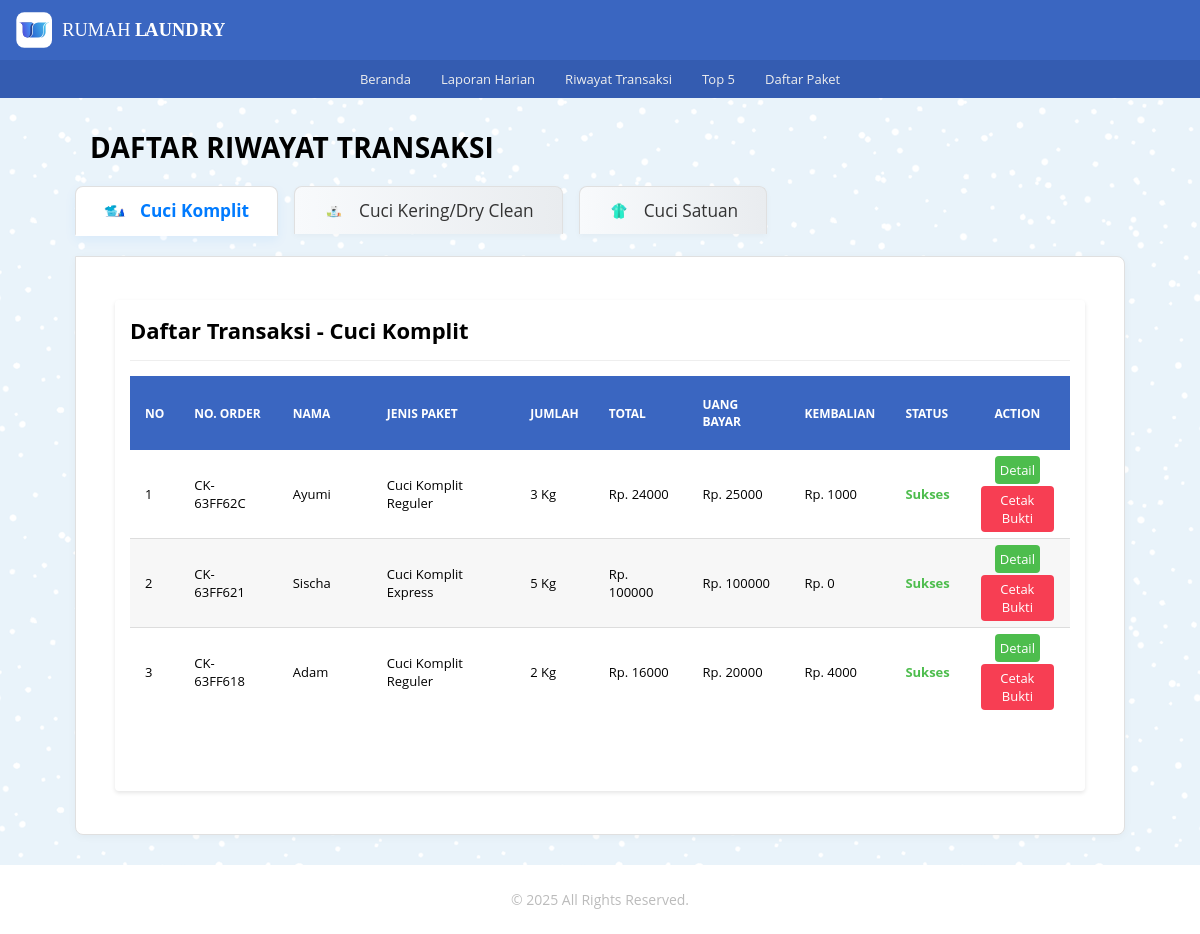
Before: /riwayat_transaksi/riwayat.php with the older database file.
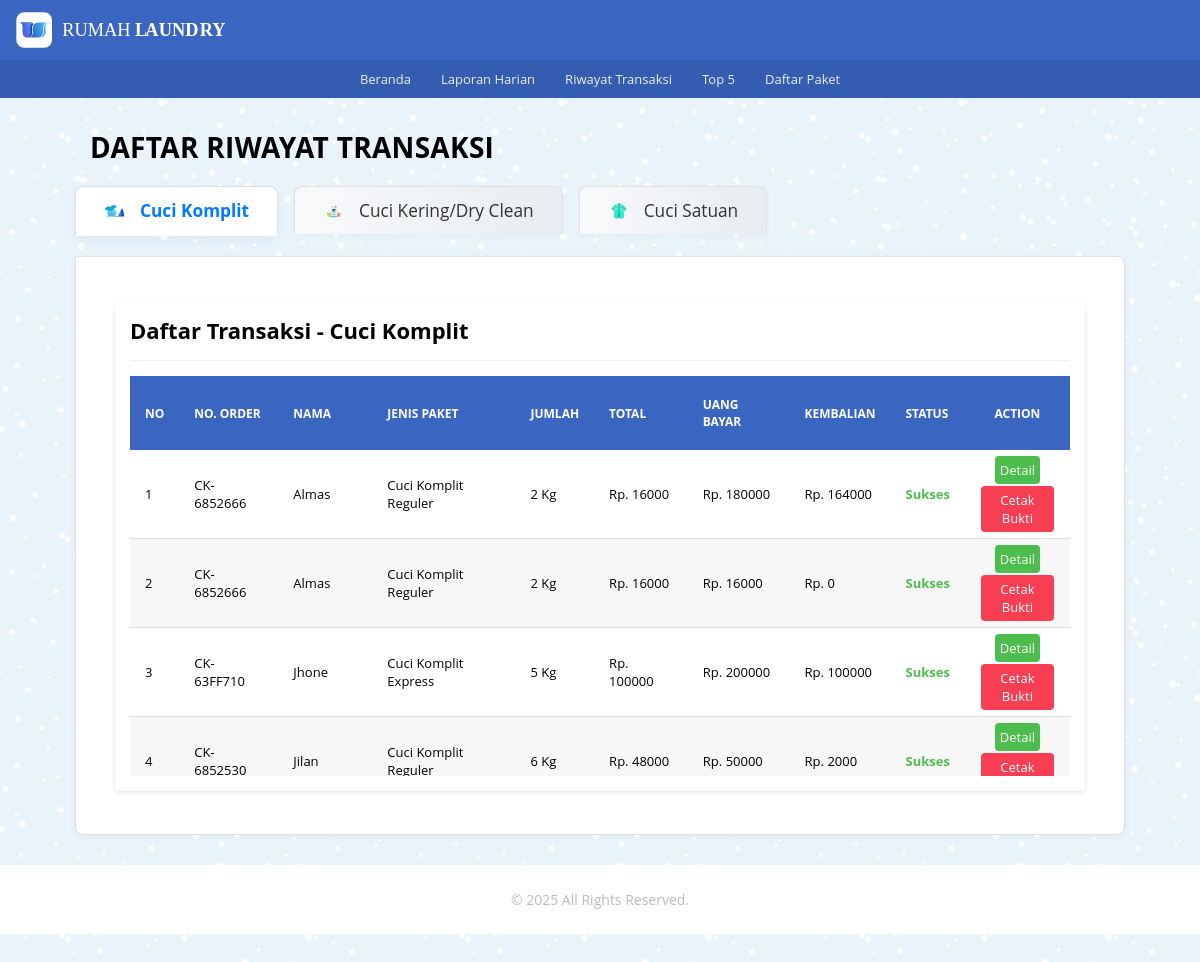
After: the same page with the newer database file.
### tables this page shows
CREATE TABLE `tb_riwayat_ck` (
  `id_ck` int(11) NOT NULL,
  `or_number` varchar(20) NOT NULL,
  `pelanggan` varchar(100) NOT NULL,
  `no_telp` char(15) NOT NULL,
  `alamat` text NOT NULL,
  `j_paket` varchar(50) NOT NULL,
  `wkt_kerja` varchar(20) NOT NULL,
  `berat` int(5) NOT NULL,
  `h_perkilo` int(11) NOT NULL,
  `tgl_msk` varchar(40) NOT NULL,
  `tgl_klr` varchar(40) NOT NULL,
  `total` int(11) NOT NULL,
  `nominal_byr` int(11) NOT NULL,
  `kembalian` int(11) NOT NULL,
  `status` varchar(20) NOT NULL,
  `keterangan` text NOT NULL
);

### _functions.php (called while the page is built, shortened)
<?php
$host	= 'localhost';
$user = 'root';
$pass	= '';
$db	= 'laundry_app';
$koneksi = mysqli_connect($host,$user,$pass,$db);
function query($query){
	global $koneksi;
	$result = mysqli_query($koneksi, $query);
	$rows = [];
	while ($row = mysqli_fetch_assoc($result)) {
		$rows[] = $row;
	}
	return $rows;
}
function url($url = null){
	$url_utama = "http://localhost/rumah_laundry_6";
	if ($url != null) {
		return $url_utama . '/' . $url;
	}else{
		return $url_utama;
	}
}

### riwayat_transaksi/riwayat_ck/riwayat_ck.php (the view)
<div class="card">
   <div class="card-title card-flex">
      <div class="card-col">
         <h2>Daftar Transaksi - Cuci Komplit</h2>
      </div>
   </div>
   <div class="card-body">
      <div class="tabel-kontainer">
         <table class="tabel-transaksi">
            <thead>
               <tr>
                  <th class="sticky">No</th>
                  <th class="sticky">No. Order</th>
                  <th class="sticky" width="10%">Nama</th>
                  <th class="sticky">Jenis Paket</th>
                  <th class="sticky">Jumlah</th>
                  <th class="sticky">Total</th>
                  <th class="sticky">Uang Bayar</th>
                  <th class="sticky">Kembalian</th>
                  <th class="sticky">Status</th>
                  <th class="sticky" style="text-align: center">Action</th>
               </tr>
            </thead>
            <tbody>
               <?php if (!empty($query_ck)) : ?>
                  <?php $i = 1; ?>
                  <?php foreach($query_ck as $data_ck) : ?>
                     <tr>
                        <td><?=$i?></td>
                        <td><?=$data_ck['or_number']?></td>
                        <td style="max-width: 150px; overflow:hidden;"><?=$data_ck['pelanggan']?></td>
                        <td><?=$data_ck['j_paket']?></td>
                        <td><?=$data_ck['berat'] . " Kg"?></td>
                        <td><?="Rp. " . $data_ck['total']?></td>
                        <td><?="Rp. " . $data_ck['nominal_byr']?></td>
                        <td><?="Rp. " . $data_ck['kembalian']?></td>
                        <td><span class="success"><?=$data_ck['status']?></span></td>
                        <td align="center">
                           <a href="<?=url('riwayat_transaksi/riwayat_ck/detail_ck.php')?>?id_ck=<?=$data_ck['id_ck']?>" class="btn btn-edit">Detail</a><br/>
                           <a href="<?=url('riwayat_transaksi/riwayat_ck/cetak_info.php')?>?id_ck=<?=$data_ck['id_ck']?>" class="btn btn-hapus">Cetak Bukti</a>
                        </td>
                     </tr>
                     <?php $i++?>
                  <?php endforeach ?>
                  <?php else : ?>
                     <tr>
                        <td colspan="10" class="txt-center">Data tidak tersedia</td>
                     </tr>
               <?php endif?>
            </tbody>
         </table>
      </div>
   </div>
</div>

Changed rows visible on the page:
no longer on this page (row unchanged): tb_riwayat_ck: or_number "CK-63FF62C", pelanggan "Ayumi", j_paket "Cuci Komplit Reguler", berat "3", total "24000", nominal_byr "25000", kembalian "1000", status "Sukses"
no longer on this page (row unchanged): tb_riwayat_ck: or_number "CK-63FF621", pelanggan "Sischa", j_paket "Cuci Komplit Express", berat "5", total "100000", nominal_byr "100000", kembalian "0", status "Sukses"
no longer on this page (row unchanged): tb_riwayat_ck: or_number "CK-63FF618", pelanggan "Adam", j_paket "Cuci Komplit Reguler", berat "2", total "16000", nominal_byr "20000", kembalian "4000", status "Sukses"
added tb_riwayat_ck: or_number "CK-6852666", pelanggan "Almas", j_paket "Cuci Komplit Reguler", berat "2", total "16000", nominal_byr "180000", kembalian "164000", status "Sukses"
added tb_riwayat_ck: or_number "CK-6852666", pelanggan "Almas", j_paket "Cuci Komplit Reguler", berat "2", total "16000", nominal_byr "16000", kembalian "0", status "Sukses"
added tb_riwayat_ck: or_number "CK-63FF710", pelanggan "Jhone", j_paket "Cuci Komplit Express", berat "5", total "100000", nominal_byr "200000", kembalian "100000", status "Sukses"
added tb_riwayat_ck: or_number "CK-6852530", pelanggan "Jilan", j_paket "Cuci Komplit Reguler", berat "6", total "48000", nominal_byr "50000", kembalian "2000", status "Sukses"
